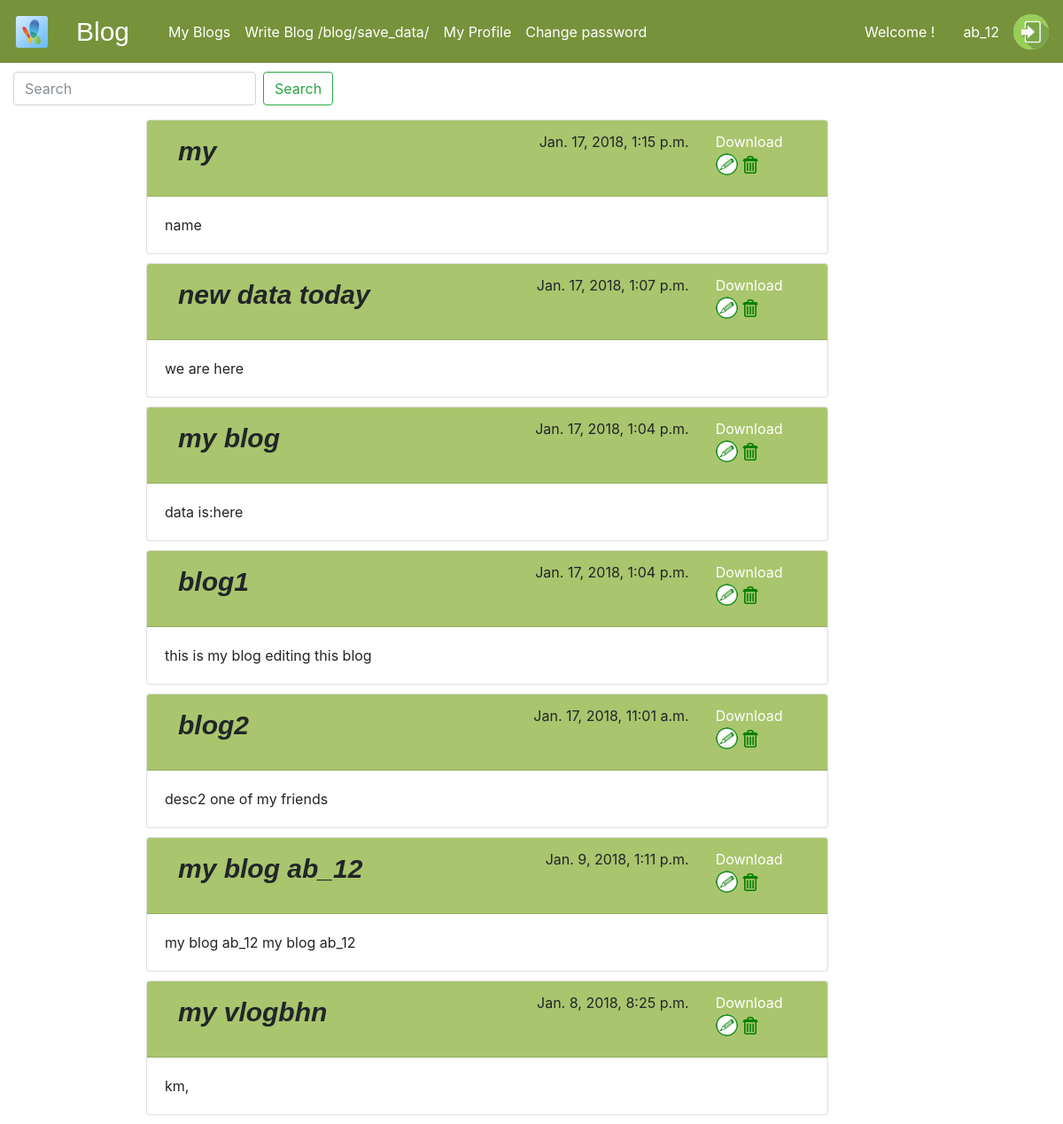
The page /blog/ (signed in) on the database as committed earlier.
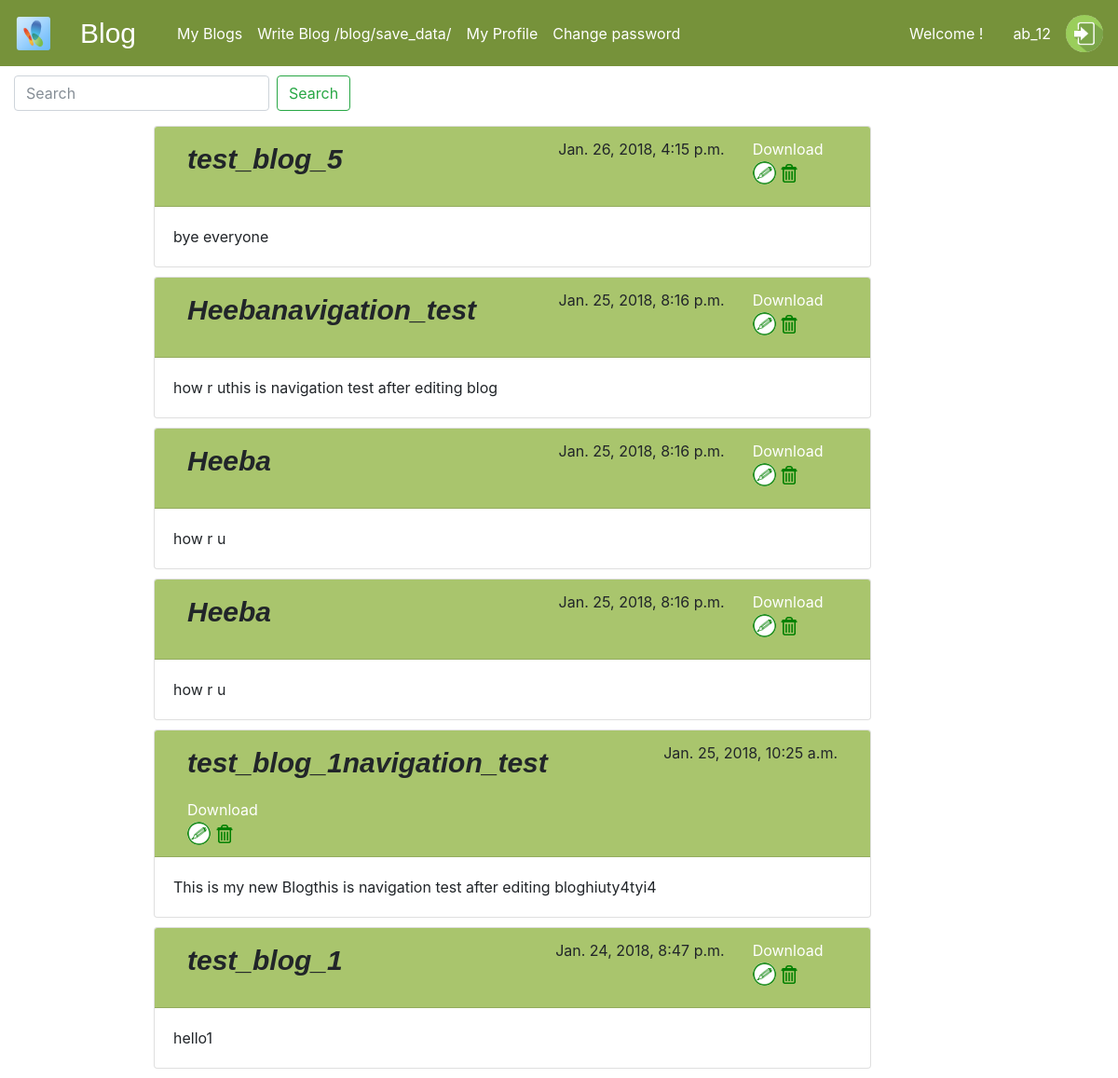
The same page on the database as committed later.
### blog/models.py (models this page shows, shortened)
class BlogList(models.Model):
	title  = models.CharField(max_length=200)
	body = models.CharField(max_length=2000)
	pub_date = models.DateTimeField(auto_now_add=True)
	user = models.ForeignKey(User,on_delete=models.DO_NOTHING)

### blog/views.py (the view)
# urls.py: path('', views.index, name='index'),
def index(request):
    latest_blog_list = BlogList.objects.filter(user=request.user).order_by('-pub_date')
    context = {
        'latest_blog_list': latest_blog_list,
    }
    return render(request, 'blog/index.html', context)

### blog/templates/blog/index.html
{% extends 'blog/base.html' %}
{% load static %}
{% block content %}
{% if latest_blog_list %}
    <div>
 <form method="GET" action="{% url 'blog:search' %}" class="form-inline">
      <input class="form-control mr-sm-2" type="search" placeholder="Search" aria-label="Search" name="q">
     <button class="btn btn-outline-success my-2 my-sm-0" type="submit">Search</button>
    </form>
  </div>
    {% for item in latest_blog_list %}
         <div class="container card" style="margin-left: 150px;">
         	<div class="row card-header" style="background-color: #A9C56D;">
         		<div class="col">
         			<p class="title">{{ item.title }}</p>
         		</div>
         		<div class="col-md-auto">
         			<p>{{item.pub_date}}</p>
         		</div>
            	<div class="col col-lg-2">
                <a href="{% url 'blog:download_excel_data' %}">Download</a>
              		<a href="{% url 'blog:edit_blog' item.id %}"><img class="img-edit" src="{% static 'images/pen3.png' %}" alt="img" ></a>
              		<a href="{% url 'blog:delete_blog' item.id %}"><img class="img-del" src="{% static 'images/delete.png' %}" alt="img" ></a>
            	</div>
            </div>
            <div class="row card-body" id="">
              	<p class="card-text" style="white-space: nowrap;width:43em; overflow: hidden;text-overflow: ellipsis;"> {{item.body}} </p>
            </div>
		 </div>
		 <div style="height: 10px;"></div>
    {% endfor %}
  {% else %}
    <p>No blogs are available.</p>
 {% endif %}
 {% endblock %}

### blog/templates/blog/base.html (shortened to what this page needs)
{% load static %}
<html>
<head>
<link rel="stylesheet" href="https://maxcdn.bootstrapcdn.com/bootstrap/4.0.0-beta.2/css/bootstrap.min.css"
integrity="sha384-PsH8R72JQ3SOdhVi3uxftmaW6Vc51MKb0q5P2rRUpPvrszuE4W1povHYgTpBfshb">
<link rel="stylesheet" type="text/css" href="{% static 'blog\bootstrap-4.0.0-beta.2\dist\css\bootstrap.min.css'%}">
<link rel="stylesheet" type="text/css" href="{% static 'blog/style.css' %}" />
</head>
<body>
<nav class="navbar navbar-expand-lg nav_style">
     <a href=#><img src="{% static 'images/blog_icon.png' %}" class=" img-icon" name="logout" alt="imgage"></a>
      <a class="navbar-brand text" id="text" href="#">Blog</a>
    <div class="collapse navbar-collapse" id="navbarNavAltMarkup">
    <div class="navbar-nav" id="nav_items">
      <a class="nav-item nav-link nav_text" {% url 'blog:index' as path1 %} {% if request.path == path1 %} class="active" {% endif %} href="{% url 'blog:index' %}">My Blogs</a>
      <a class="nav-item nav-link nav_text" {% url 'blog:save_data' as path2 %} {% if request.path == path2 %} class="active" {% endif %}  href="{% url 'blog:save_data' %}">Write Blog {{ path2 }}</a>
      <a class="nav-item nav-link nav_text" href="{% url 'blog:profile' %}" >My Profile</a>
      <a class="nav-item nav-link nav_text" href="{% url 'blog:change_password' %}">Change password</a>
    </div>
    </div>
      <a class="nav-item nav-link nav_text" href="#">Welcome !</a>
      <a class="nav-item nav-link nav_text" href="#">{{request.user.username}}</a>
      <a href="{% url 'blog:signout' %}"><img src="{% static 'images/logout.png' %}" class="rounded-circle img-icon" name="logout" alt="imgage"></a>
 </nav>
        <div style="height: 10px;">
            </div>
        <div class="container-fluid">
            <div class="row">
                <div class="col-md-8">
                    {% block content %}
                    {% endblock %}
                </div>
            </div>
        </div>
  </body>
  </html>

### blog/static/blog/style.css (style rules this page uses)
a { color:white; }
#text { width: 5rem; font-size: 30px; margin-left: 30px; font-family: Arial, Helvetica, sans-serif; font-style: ; }
.nav_style { background-color: #76923A; }
.img-icon { width: 40px; height: 40px; }
.img-del { width: 20px; height: 20px; }
.img-edit { width: 25px; height: 25px; border-radius: 30px; }
.title { font-family: "Arial", Helvetica, sans-serif; font-style: oblique; font-weight: bold; font-size: 30px; }

Rows that differ between the two databases and show on the page:
removed BlogList: title "my", pub_date "Jan. 17, 2018, 1:15 p.m.", body "name"
removed BlogList: title "new data today", pub_date "Jan. 17, 2018, 1:07 p.m.", body "we are here"
removed BlogList: title "my blog", pub_date "Jan. 17, 2018, 1:04 p.m.", body "data is:here"
removed BlogList: title "blog1", pub_date "Jan. 17, 2018, 1:04 p.m.", body "this is my blog editing this blog"
removed BlogList: title "blog2", pub_date "Jan. 17, 2018, 11:01 a.m.", body "desc2 one of my friends"
removed BlogList: title "my blog ab_12", pub_date "Jan. 9, 2018, 1:11 p.m.", body "my blog ab_12 my blog ab_12"
removed BlogList: title "my vlogbhn", pub_date "Jan. 8, 2018, 8:25 p.m.", body "km,"
added BlogList: title "test_blog_5", pub_date "Jan. 26, 2018, 4:15 p.m.", body "bye everyone"
added BlogList: title "Heebanavigation_test", pub_date "Jan. 25, 2018, 8:16 p.m.", body "how r uthis is navigation test after editing blog"
added BlogList: title "Heeba", pub_date "Jan. 25, 2018, 8:16 p.m.", body "how r u"
added BlogList: title "Heeba", pub_date "Jan. 25, 2018, 8:16 p.m.", body "how r u"
added BlogList: title "test_blog_1navigation_test", pub_date "Jan. 25, 2018, 10:25 a.m.", body "This is my new Blogthis is navigation test after editing bloghiuty4tyi4"
added BlogList: title "test_blog_1", pub_date "Jan. 24, 2018, 8:47 p.m.", body "hello1"
